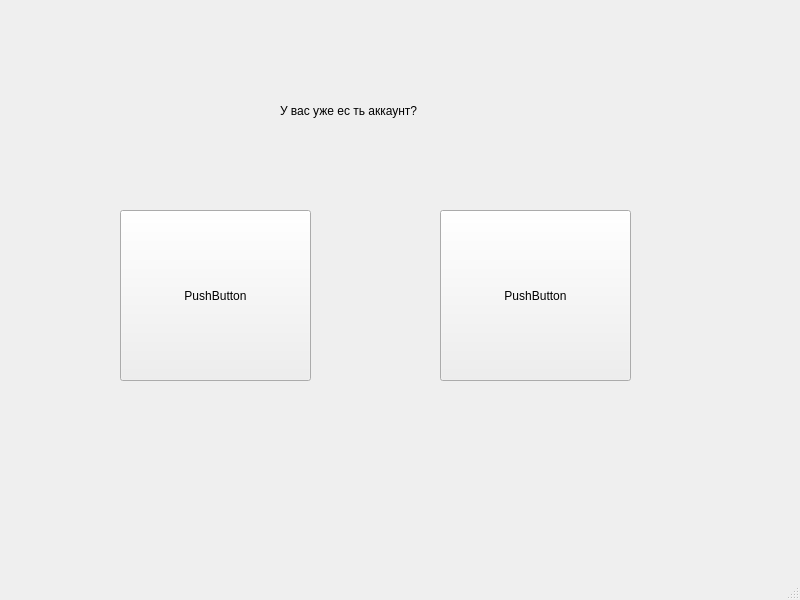
<?xml version="1.0" encoding="UTF-8"?>
<ui version="4.0">
 <class>MainWindow</class>
 <widget class="QMainWindow" name="MainWindow">
  <property name="geometry">
   <rect>
    <x>0</x>
    <y>0</y>
    <width>800</width>
    <height>600</height>
   </rect>
  </property>
  <property name="windowTitle">
   <string>MainWindow</string>
  </property>
  <widget class="QWidget" name="centralwidget">
   <widget class="QPushButton" name="pushButton">
    <property name="geometry">
     <rect>
      <x>120</x>
      <y>210</y>
      <width>191</width>
      <height>171</height>
     </rect>
    </property>
    <property name="text">
     <string>PushButton</string>
    </property>
   </widget>
   <widget class="QPushButton" name="pushButton_2">
    <property name="geometry">
     <rect>
      <x>440</x>
      <y>210</y>
      <width>191</width>
      <height>171</height>
     </rect>
    </property>
    <property name="text">
     <string>PushButton</string>
    </property>
   </widget>
   <widget class="QLabel" name="label">
    <property name="geometry">
     <rect>
      <x>280</x>
      <y>60</y>
      <width>401</width>
      <height>101</height>
     </rect>
    </property>
    <property name="text">
     <string>У вас уже ес ть аккаунт?</string>
    </property>
   </widget>
  </widget>
  <widget class="QMenuBar" name="menubar">
   <property name="geometry">
    <rect>
     <x>0</x>
     <y>0</y>
     <width>800</width>
     <height>22</height>
    </rect>
   </property>
  </widget>
  <widget class="QStatusBar" name="statusbar"/>
 </widget>
 <resources/>
 <connections/>
</ui>
